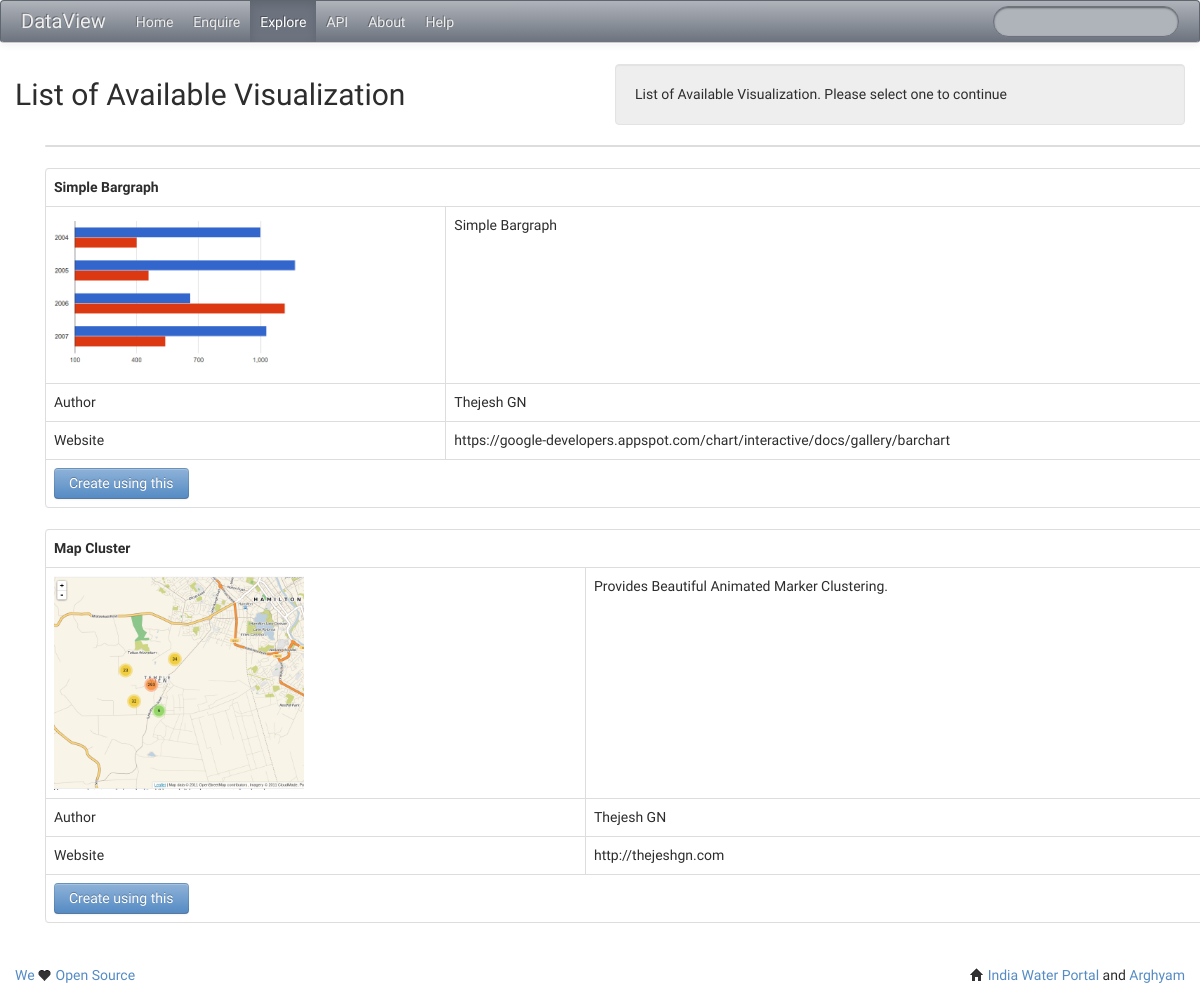
The app's page /community/list/visualizations/ with its own data.
### models.py (models this page shows)
class Plugin((db.Model)):
    __tablename__ = 'plugin'
    plugin_id            = db.Column(db.Integer, primary_key=True)
    plugin_key           = db.Column(db.Unicode(100))
    version              = db.Column(db.Integer)
    plugin_type          = db.Column(db.Integer)
    name                 = db.Column(db.Unicode(100))
    description          = db.Column(db.Unicode(500))
    author               = db.Column(db.Unicode(500))
    url                  = db.Column(db.Unicode(500))
    image_url            = db.Column(db.Unicode(500))
    status               = db.Column(db.Integer)
    class_name           = db.Column(db.Unicode(500))

### views/community.py (the view)
@mod.route('/list/visualizations/', methods=['GET'])
def listVisualizations():
    plugin_visualizations_all = Plugin.query.filter_by(status=1).all()
    data_type = request.args.get('data_type', '')
    data_key = request.args.get('data_key', '')
    if data_key != "":
        data_key =int(data_key)
    else:
        data_key = 0
    print data_key
    return render_template('community/list_visualizations.html',title="List of Available Visualization",caption="",notes="List of Available Visualization. Please select one to continue",explore_tab="active",plugin_visualizations_all=plugin_visualizations_all,data_key=data_key,data_type=data_type)

### templates/community/list_visualizations.html (shortened to what this page needs)
{% extends "base.html" %}
{% block head %}
    {{ super() }}
{% endblock %}
{% block content %}
  <div class="span12">
<table class="table table-striped table-bordered">
    <tbody>
            {% for visual_plugin in plugin_visualizations_all %}
            <table class="table table-bordered">
            <tr>
                    <td colspan=2>
                        <b>{{ visual_plugin.name }}</b>
                    </td>
            </tr>
            <tr>
                    <td>
                        <img src="{{ visual_plugin.image_url }}" width="250px"/>
                    </td>
                    <td>
                        {{ visual_plugin.description }}
                    </td>
            </tr>
            <tr>
                    <td>
                        Author
                    </td>
                    <td>
                        {{ visual_plugin.author }}
                    </td>
            </tr>
            <tr>
                    <td>
                        Website
                    </td>
                    <td>
                        {{ visual_plugin.url }}
                    </td>
            </tr>
            <tr>
                    <td colspan=2>
                       <button id="use_visualization_{{visual_plugin.plugin_key}}" class="btn btn-primary">Create using this</button>
                    </td>
            </tr>
            </table>
            {% endfor %}
    </tbody>
</table>
</div>
{% endblock %}

### records on screen
Plugin: name "Simple Bargraph", image_url (picture), description "Simple Bargraph", author "Thejesh GN", url "https://google-developers.appspot.com/chart/interactive/docs/gallery/barchart"
Plugin: name "Map Cluster", image_url (picture), description "Provides Beautiful Animated Marker Clustering.", author "Thejesh GN", url "http://thejeshgn.com"

### other values on screen
{{ title }} "List of Available Visualization"
{{ notes }} "List of Available Visualization. Please select one to continue"
